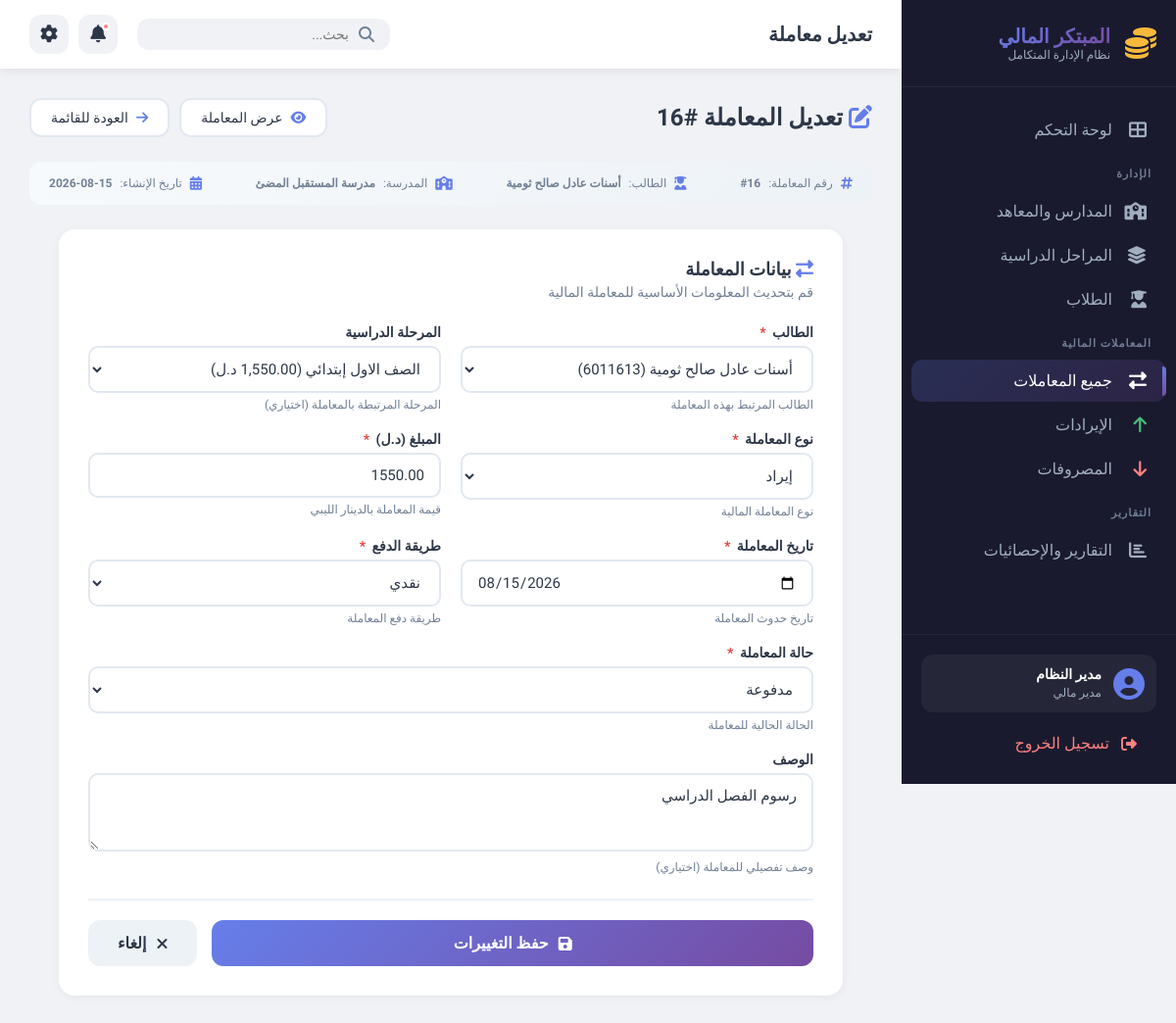
Page /modules/transactions/edit.php?id=16 on the committed database.
### tables this page shows
CREATE TABLE `transactions` (
  `id` int(11) NOT NULL,
  `student_id` int(11) DEFAULT NULL,
  `stage_id` int(11) DEFAULT NULL,
  `type` enum('income','expense') NOT NULL,
  `amount` decimal(10,2) NOT NULL,
  `description` text DEFAULT NULL,
  `transaction_date` date DEFAULT NULL,
  `payment_method` enum('cash','bank','online') DEFAULT NULL,
  `status` enum('pending','paid','cancelled') DEFAULT 'pending',
  `created_at` timestamp NOT NULL DEFAULT current_timestamp()
);

CREATE TABLE `students` (
  `id` int(11) NOT NULL,
  `school_id` int(11) DEFAULT NULL,
  `current_stage_id` int(11) DEFAULT NULL,
  `name` varchar(100) NOT NULL,
  `student_code` varchar(50) DEFAULT NULL,
  `birth_date` date DEFAULT NULL,
  `phone` varchar(20) DEFAULT NULL,
  `address` text DEFAULT NULL,
  `enrollment_date` date DEFAULT NULL,
  `status` enum('active','inactive','graduated') DEFAULT 'active',
  `created_at` timestamp NOT NULL DEFAULT current_timestamp()
);

CREATE TABLE `schools` (
  `id` int(11) NOT NULL,
  `name` varchar(100) NOT NULL,
  `type` enum('school','institute') NOT NULL,
  `address` text DEFAULT NULL,
  `phone` varchar(20) DEFAULT NULL,
  `email` varchar(100) DEFAULT NULL,
  `created_at` timestamp NOT NULL DEFAULT current_timestamp()
);

CREATE TABLE `stages` (
  `id` int(11) NOT NULL,
  `school_id` int(11) DEFAULT NULL,
  `name` varchar(50) NOT NULL,
  `order_number` int(11) DEFAULT 0,
  `fee_amount` decimal(10,2) NOT NULL DEFAULT 0.00,
  `description` text DEFAULT NULL,
  `created_at` timestamp NOT NULL DEFAULT current_timestamp()
);

### modules/transactions/edit.php (the view, shortened to what the rows shown need)
<?php
require_once '../../config/database.php';
require_once '../../includes/functions.php';
$id = (int)$_GET['id'];
$stmt = $pdo->prepare("
    SELECT t.*,
           s.name as student_name,
           s.student_code,
           s.school_id,
           sc.name as school_name
    FROM transactions t
    JOIN students s ON t.student_id = s.id
    JOIN schools sc ON s.school_id = sc.id
    WHERE t.id = ?
");
$stmt->execute([$id]);
$transaction = $stmt->fetch();
$students = getStudents($transaction['school_id']);
$stages = getStages($transaction['school_id']);
$payment_methods = [
    'cash' => 'نقدي',
    'bank' => 'تحويل بنكي',
    'online' => 'دفع إلكتروني'
];
$status_labels = [
    'paid' => 'مدفوعة',
    'pending' => 'معلقة',
    'cancelled' => 'ملغية'
];
?>
<!DOCTYPE html>
<html lang="ar" dir="rtl">
<head>
    <link rel="stylesheet" href="../../assets/css/dashboard.css">
    <link rel="stylesheet" href="https://cdnjs.cloudflare.com/ajax/libs/font-awesome/6.5.0/css/all.min.css">
</head>
<body>
    <div class="dashboard-wrapper">
        <aside class="sidebar">
            <div class="sidebar-header">
                <div class="logo-container">
                    <div class="logo-text">
                        <h2>المبتكر المالي</h2>
                    </div>
                </div>
            </div>
        </aside>
        <main class="main-content">
            <header class="top-header">
                <div class="header-left">
                    <h1>تعديل معاملة</h1>
                </div>
            </header>
            <div class="content-area">
                <div class="page-header">
                    <h2>
                        <i class="fas fa-edit" style="color: #667eea;"></i>
                        تعديل المعاملة #<?php echo $transaction['id']; ?>
                    </h2>
                    <div class="header-actions">
                        <a href="view.php?id=<?php echo $transaction['id']; ?>" class="btn-back">
                        </a>
                        <a href="index.php" class="btn-back">
                        </a>
                    </div>
                </div>
                <div class="transaction-info">
                    <div class="info-item">
                        <i class="fas fa-hashtag"></i>
                        <span class="label">رقم المعاملة:</span>
                        <span class="value">#<?php echo $transaction['id']; ?></span>
                    </div>
                    <div class="info-item">
                        <i class="fas fa-user-graduate"></i>
                        <span class="label">الطالب:</span>
                        <span class="value"><?php echo htmlspecialchars($transaction['student_name']); ?></span>
                    </div>
                    <div class="info-item">
                        <i class="fas fa-school"></i>
                        <span class="label">المدرسة:</span>
                        <span class="value"><?php echo htmlspecialchars($transaction['school_name']); ?></span>
                    </div>
                    <div class="info-item">
                        <i class="fas fa-calendar-alt"></i>
                        <span class="label">تاريخ الإنشاء:</span>
                        <span class="value"><?php echo date('Y-m-d', strtotime($transaction['created_at'])); ?></span>
                    </div>
                </div>
                <div class="form-container">
                    <form method="POST" id="editTransactionForm" onsubmit="return validateForm()">
                        <div class="form-row">
                            <div class="form-group">
                                <label for="student_id">
                                    الطالب
                                    <span class="required">*</span>
                                </label>
                                <select id="student_id" name="student_id" required>
                                    <?php foreach ($students as $student): ?>
                                    <option value="<?php echo $student['id']; ?>"
                                        <?php echo $transaction['student_id'] == $student['id'] ? 'selected' : ''; ?>>
                                        <?php echo htmlspecialchars($student['name']); ?>
                                        (<?php echo htmlspecialchars($student['student_code'] ?? '---'); ?>)
                                    </option>
                                    <?php endforeach; ?>
                                </select>
                                <div class="help-text">الطالب المرتبط بهذه المعاملة</div>
                            </div>
                            <div class="form-group">
                                <label for="stage_id">المرحلة الدراسية</label>
                                <select id="stage_id" name="stage_id">
                                    <?php foreach ($stages as $stage): ?>
                                    <option value="<?php echo $stage['id']; ?>"
                                        <?php echo $transaction['stage_id'] == $stage['id'] ? 'selected' : ''; ?>>
                                        <?php echo htmlspecialchars($stage['name']); ?>
                                        (<?php echo formatLibyanCurrency($stage['fee_amount']); ?>)
                                    </option>
                                    <?php endforeach; ?>
                                </select>
                                <div class="help-text">المرحلة المرتبطة بالمعاملة (اختياري)</div>
                            </div>
                        </div>
                        <div class="form-row">
                            <div class="form-group">
                                <label for="type">
                                    نوع المعاملة
                                    <span class="required">*</span>
                                </label>
                                <select id="type" name="type" required>
                                    <option value="income" <?php echo $transaction['type'] == 'income' ? 'selected' : ''; ?>>
                                        <i class="fas fa-arrow-up"></i> إيراد
                                    </option>
                                </select>
                                <div class="help-text">نوع المعاملة المالية</div>
                            </div>
                            <div class="form-group">
                                <label for="amount">
                                    المبلغ (<?php echo currencySymbol(); ?>)
                                    <span class="required">*</span>
                                </label>
                                <input type="number" id="amount" name="amount"
                                       value="<?php echo $transaction['amount']; ?>"
                                       step="0.01" min="0.01"
                                       placeholder="0.00" required>
                                <div class="help-text">قيمة المعاملة بالدينار الليبي</div>
                            </div>
                        </div>
                        <div class="form-row">
                            <div class="form-group">
                                <label for="transaction_date">
                                    تاريخ المعاملة
                                    <span class="required">*</span>
                                </label>
                                <input type="date" id="transaction_date" name="transaction_date"
                                       value="<?php echo $transaction['transaction_date']; ?>" required>
                                <div class="help-text">تاريخ حدوث المعاملة</div>
                            </div>
                            <div class="form-group">
                                <label for="payment_method">
                                    طريقة الدفع
                                    <span class="required">*</span>
                                </label>
                                <select id="payment_method" name="payment_method" required>
                                    <?php foreach ($payment_methods as $key => $label): ?>
                                    <option value="<?php echo $key; ?>"
                                        <?php echo $transaction['payment_method'] == $key ? 'selected' : ''; ?>>
                                        <?php echo $label; ?>
                                    </option>
                                    <?php endforeach; ?>
                                </select>
                                <div class="help-text">طريقة دفع المعاملة</div>
                            </div>
                        </div>
                        <div class="form-group">
                            <label for="status">
                                حالة المعاملة
                                <span class="required">*</span>
                            </label>
                            <select id="status" name="status" required>
                                <?php foreach ($status_labels as $key => $label): ?>
                                <option value="<?php echo $key; ?>"
                                    <?php echo $transaction['status'] == $key ? 'selected' : ''; ?>>
                                    <?php echo $label; ?>
                                </option>
                                <?php endforeach; ?>
                            </select>
                            <div class="help-text">الحالة الحالية للمعاملة</div>
                        </div>
                        <div class="form-group">
                            <label for="description">الوصف</label>
                            <textarea id="description" name="description"
                                      placeholder="أدخل وصفاً للمعاملة (اختياري)"><?php echo htmlspecialchars($transaction['description']); ?></textarea>
                            <div class="help-text">وصف تفصيلي للمعاملة (اختياري)</div>
                        </div>
                    </form>
                </div>
            </div>
        </main>
    </div>
</body>
</html>

### rows in the picture
transactions: id "16", student.name "أسنات عادل صالح ثومية", schools.name "مدرسة المستقبل المضئ", created_at "2026-08-15", student_id "أسنات عادل صالح ثومية (6011613)", stage_id "الصف الاول إبتدائي (1,550.00 د.ل)", type "إيراد", amount "1550.00", transaction_date "08/15/2026", payment_method "نقدي", status "مدفوعة", description "رسوم الفصل الدراسي"

### other values in the picture
currencySymbol() "د.ل"
